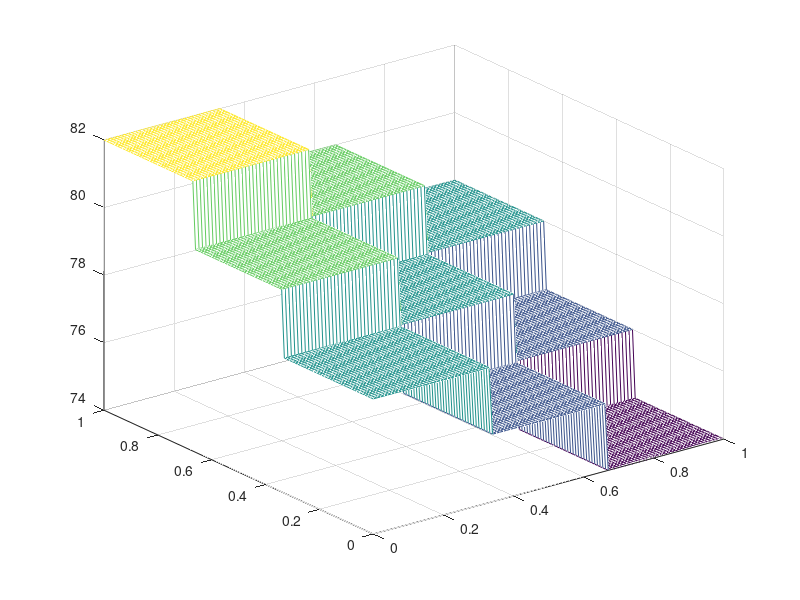

This chart was generated by the following MATLAB code: (Note: this script raises an error after producing the figure.)
clear all;
% 实验3
[x,y]=meshgrid(0:0.01:1);
f=74*(x>2/3&x<=1&y>=0&y<=1/3)+76*((x>=1/3&x<=2/3&y>=0&y<=1/3)|(x>2/3&x<=1&y>1/3&y<=2/3))+...
    78*((x>=0&x<=1/3&y>=0&y<=1/3)|(x>1/3&x<=2/3&y>1/3&y<=2/3)|(x>2/3&x<=1&y>2/3&y<=1))+...
    80*((x>=0&x<=1/3&y>1/3&y<=2/3)|(x>1/3&x<=2/3&y>2/3&y<=1))+...
    82*(x>=0&x<=1/3&y>2/3&y<=1);
nu=15;
nv=15;

% % 实验4
% [x,y]=meshgrid(0:0.01:1);
% f=exp(-0.04*((80.*x-40).^2+(90.*y-45).^2).^0.5).*cos(0.15*((80.*x-40).^2+(90.*y-45).^2).^0.5);
% nu=9;
% nv=9;
plot3(x,y,f,"*")
mesh(x,y,f)
hold on
d=[x;y]';%给定数据点,di=(xi,yi) i=1~M+1


M=length(x)-1; %论文中是0~M，所以总数length=M+1

t=canshuhua(M,d);
p=3;%B样条次数p=3，控制顶点n+1个，节点矢量ui i=1~n+p+2,




ui=jiedianxiangliang(n,p);%方案1 均匀节点向量


[N,R,P] = kongzhidingdian(M,n,p,t,ui,d);

DrawSpline(n,p,P,ui);

[epsilon,e] = shujudianwucha(M,N,P,d);